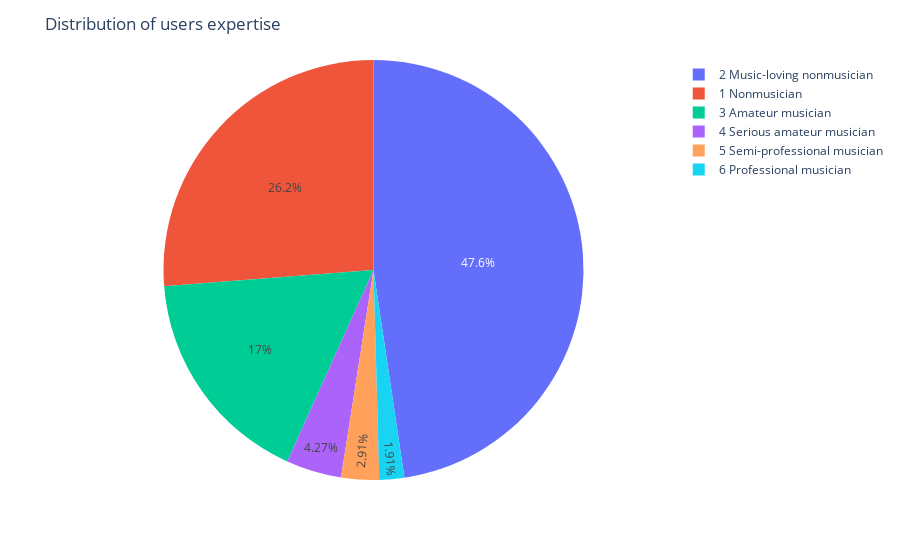

Notebook source saved alongside this figure:
### Markdown cell above
Let's plot this information in a pie chart, to have a graphical more friendly representation.

### Code cell
fig = px.pie(df_users, values=count_users.values, names=count_users.index)
fig.update_traces(textinfo='percent')
fig.update_layout(title_text='Distribution of users expertise')
fig.show()

### Figure 1 — Plotly figure (JSON) as saved in the notebook; plotly's stock layout.template omitted (floating-point values rounded to 4 significant figures)
{"data": [{"domain": {"x": [0, 1], "y": [0, 1]}, "hovertemplate": "label=%{label}<br>value=%{value}<extra></extra>", "labels": ["2 Music-loving nonmusician", "1 Nonmusician", "3 Amateur musician", "4 Serious amateur musician", "5 Semi-professional musician", "6 Professional musician"], "legendgroup": "", "name": "", "showlegend": true, "textinfo": "percent", "type": "pie", "values": [1195, 658, 427, 107, 73, 48]}], "layout": {"legend": {"tracegroupgap": 0}, "margin": {"t": 60}, "title": {"text": "Distribution of users expertise"}}}
